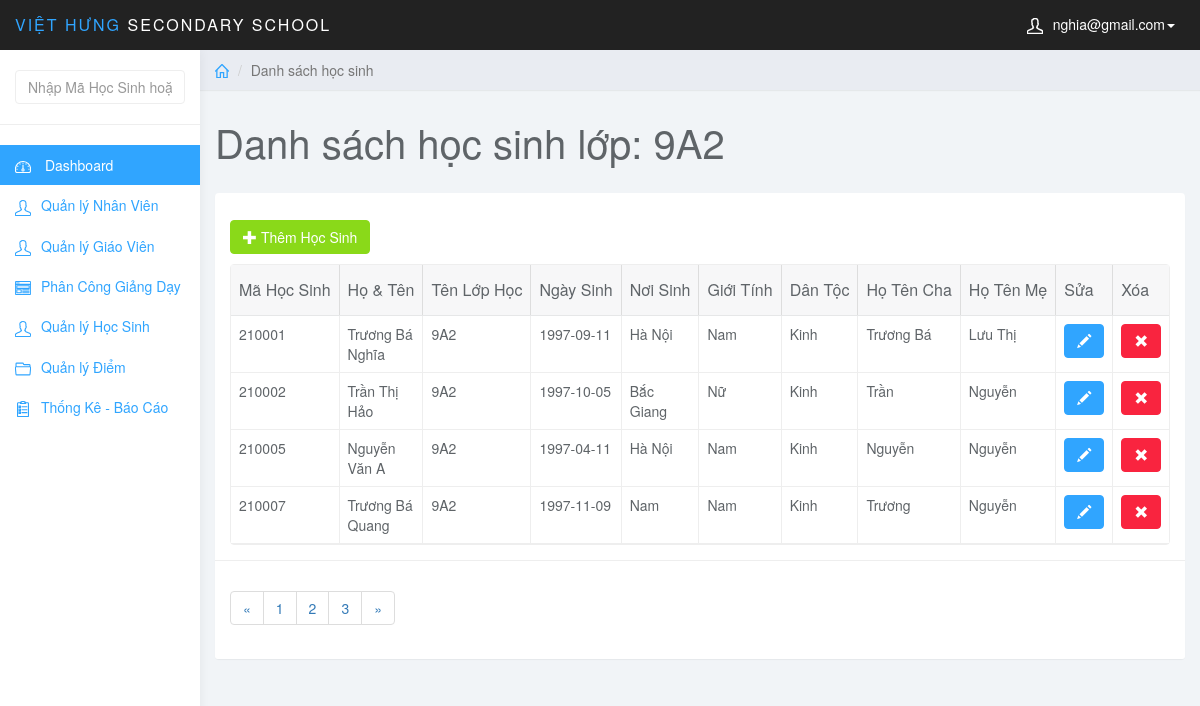
/admin/index.php?page=list_stu&id_class=1 (signed in), run on an earlier commit of the app's database.
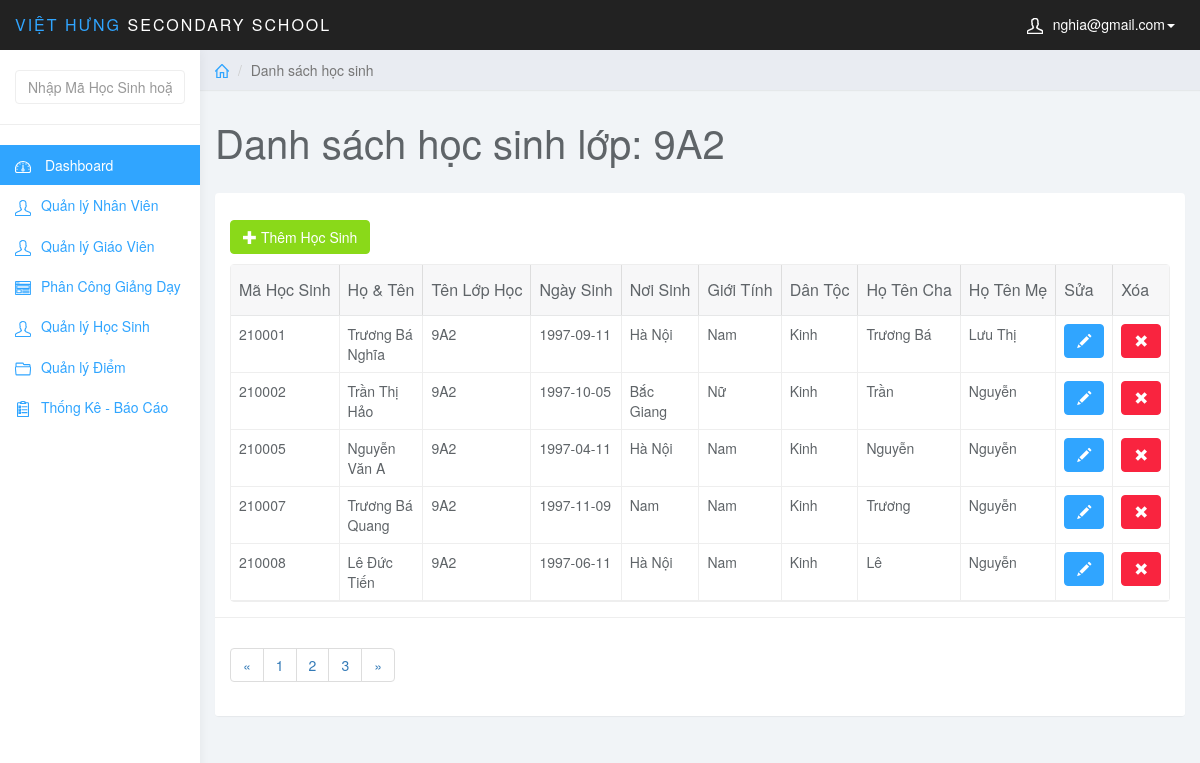
And on a later commit of the database.
### tables this page shows
CREATE TABLE `lophoc` (
  `MaLopHoc` varchar(10) NOT NULL,
  `Tenlophoc` varchar(20) NOT NULL,
  `KhoiHoc` varchar(10) NOT NULL,
  PRIMARY KEY (`MaLopHoc`)
);

CREATE TABLE `hocsinh` (
  `MaHS` int(6) NOT NULL,
  `MaLopHoc` varchar(10) NOT NULL,
  `TenHS` varchar(50) NOT NULL,
  `GioiTinh` varchar(5) NOT NULL,
  `NgaySinh` date NOT NULL,
  `NoiSinh` varchar(50) NOT NULL,
  `DanToc` varchar(10) NOT NULL,
  `HoTenCha` varchar(50) NOT NULL,
  `HoTenMe` varchar(50) NOT NULL,
  PRIMARY KEY (`MaHS`),
  KEY `fk_hs_lh` (`MaLopHoc`),
  CONSTRAINT `fk_hs_lh` FOREIGN KEY (`MaLopHoc`) REFERENCES `lophoc` (`MaLopHoc`)
);

### admin/list_stu.php (the view, shortened to what this page needs)
<?php
    $class_id = $_GET['id_class'];
    $sql_view = "SELECT * FROM lophoc WHERE MaLopHoc = '$class_id'";
    $query_view = mysqli_query($conn,$sql_view);
    $row_view = mysqli_fetch_assoc($query_view);
?>
<div class="col-sm-9 col-sm-offset-3 col-lg-10 col-lg-offset-2 main">
		<div class="row">
			<ol class="breadcrumb">
				<li><a href="index.php"><svg class="glyph stroked home"><use xlink:href="#stroked-home"></use></svg></a></li>
				<li class="active">Danh sách học sinh</li>
			</ol>
		</div>
		<div class="row">
			<div class="col-lg-12">
                <h1 class="page-header">Danh sách học sinh lớp: <?php echo $row_view['Tenlophoc']; ?></h1>
            </div>
		</div>
		<div id="toolbar" class="btn-group">
            <a href="index.php?page=add_stu&class_id=<?php echo $class_id; ?>" class="btn btn-success">
                <i class="glyphicon glyphicon-plus"></i> Thêm Học Sinh
            </a>
        </div>
		<div class="row">
			<div class="col-lg-12">
				<div class="panel panel-default">
					<div class="panel-body">
                        <table
                            data-toolbar="#toolbar"
                            data-toggle="table">
						    <thead>
						    <tr>
						        <th data-field="id" data-sortable="true">Mã Học Sinh</th>
                                <th data-field="name"  data-sortable="true">Họ & Tên</th>
                                <th data-sortable="true">Tên Lớp Học</th>
                                <th data-sortable="true">Ngày Sinh</th>
                                <th data-sortable="true">Nơi Sinh</th>
                                <th data-sortable="true">Giới Tính</th>
                                <th data-sortable="true">Dân Tộc</th>
                                <th data-sortable="true">Họ Tên Cha</th>
                                <th data-sortable="true">Họ Tên Mẹ</th>
                                <th>Sửa</th>
                                <th>Xóa</th>
						    </tr>
                            </thead>
                            <tbody>
                                <?php
                                    $sql = "SELECT * FROM hocsinh WHERE MaLopHoc = '$class_id'";
                                    $query = mysqli_query($conn,$sql);
                                    while ($row = mysqli_fetch_assoc($query)) {
                                ?>
                                <tr>
                                    <td><?php echo $row['MaHS']; ?></td>
                                    <td><?php echo $row['TenHS']; ?></td>
                                    <td><?php echo $row_view['Tenlophoc']; ?></td>
                                    <td><?php echo $row['NgaySinh']; ?></td>
                                    <td><?php echo $row['NoiSinh']; ?></td>
                                    <td><?php echo $row['GioiTinh']; ?></td>
                                    <td><?php echo $row['DanToc']; ?></td>
                                    <td><?php echo $row['HoTenCha']; ?></td>
                                    <td><?php echo $row['HoTenMe']; ?></td>
                                    <td class="form-group">
                                        <a href="index.php?page=edit_stu&id_hs=<?php echo $row['MaHS']; ?>" class="btn btn-primary"><i class="glyphicon glyphicon-pencil"></i></a>
                                    </td>
                                    <td>
                                        <a onclick=" return thongbao();" href="del_stu.php?id_hs=<?php echo $row['MaHS'] ?>&id_class=<?php echo $row['MaLopHoc'] ?>" class="btn btn-danger"><i class="glyphicon glyphicon-remove"></i></a>
                                    </td>
                                </tr>
                                    <?php } ?>
                            </tbody>
						</table>
                    </div>
                    <div class="panel-footer">
                        <nav aria-label="Page navigation example">
                            <ul class="pagination">
                                <li class="page-item"><a class="page-link" href="#">&laquo;</a></li>
                                <li class="page-item"><a class="page-link" href="#">1</a></li>
                                <li class="page-item"><a class="page-link" href="#">2</a></li>
                                <li class="page-item"><a class="page-link" href="#">3</a></li>
                                <li class="page-item"><a class="page-link" href="#">&raquo;</a></li>
                            </ul>
                        </nav>
                    </div>
				</div>
			</div>
		</div>
	</div>

### admin/index.php (shortened to what this page needs)
<?php
    if (isset($_SESSION['mail_user'])) {
            include_once ('admin.php');
    }elseif(isset($_SESSION['mail_gv'])){
        include_once ('../teacher/home_gv.php');
    }
    else {
        include_once ('login.php');
    }
?>

### admin/admin.php (shortened to what this page needs)
<!DOCTYPE html>
<html>
	<head>
		<link href="css/bootstrap.min.css" rel="stylesheet">
		<link href="css/datepicker3.css" rel="stylesheet">
		<link href="css/bootstrap-table.css" rel="stylesheet">
		<link href="css/styles.css" rel="stylesheet">
	</head>
	<body>
		<nav class="navbar navbar-inverse navbar-fixed-top" role="navigation">
			<div class="container-fluid">
				<div class="navbar-header">
					<a class="navbar-brand" href="index.php"><span>VIỆT HƯNG</span> Secondary School</a>
					<ul class="user-menu">
						<li class="dropdown pull-right">
							<a href="#" class="dropdown-toggle" data-toggle="dropdown"><svg
									class="glyph stroked male-user">
									<use xlink:href="#stroked-male-user"></use>
								</svg><?php echo $_SESSION['mail_user'] ?><span class="caret"></span></a>
						</li>
					</ul>
				</div>
			</div>
		</nav>
		<div id="sidebar-collapse" class="col-sm-3 col-lg-2 sidebar">
			<?php include_once('search_box.php'); ?>
			<ul class="nav menu">
				<li class="active"><a href="index.php"><svg class="glyph stroked dashboard-dial">
							<use xlink:href="#stroked-dashboard-dial"></use>
						</svg> Dashboard</a></li>
				<li><a href="index.php?page=user"><svg class="glyph stroked male user ">
							<use xlink:href="#stroked-male-user" /></svg>Quản lý Nhân Viên</a></li>
				<li><a href="index.php?page=teacher"><svg class="glyph stroked male user ">
							<use xlink:href="#stroked-male-user" /></svg>Quản lý Giáo Viên</a></li>
				<li><a href="index.php?page=assigned"><svg class="glyph stroked male user ">
                            <use xlink:href="#stroked-app-window-with-content" /></svg>Phân Công Giảng Dạy</a></li>
                <li><a href="index.php?page=class"><svg class="glyph stroked male user ">
                            <use xlink:href="#stroked-male-user" /></svg>Quản lý Học Sinh</a></li>
				<li><a href="index.php?page=diem"><svg class="glyph stroked open folder">
							<use xlink:href="#stroked-open-folder" /></svg>Quản lý Điểm</a></li>
				<li><a href="#"><svg class="glyph stroked clipboard with paper"><use xlink:href="#stroked-clipboard-with-paper"/></svg>Thống Kê - Báo Cáo</a></li>
			</ul>
		</div>
        <?php
			if (isset($_GET['page'])) {
				switch ($_GET['page']) {
					case 'list_stu':
						include_once('list_stu.php');
						break;
				}
			}else {
				include_once('statistic.php');
			}
        ?>
	</body>
</html>

### admin/search_box.php (shortened to what this page needs)
<form action="index.php" method="GET" role="search">
	<div class="form-group">
        <input name="keyword" type="text" class="form-control" placeholder="Nhập Mã Học Sinh hoặc Tên Học Sinh">
	</div>
</form>

### admin/css/styles.css (style rules this page uses)
body { background: #f1f4f7; padding-top: 50px; color: #5f6468; }
a, a:hover, a:focus { color: #30a5ff; }
h1, h2, h3, h4, h5, h6 { color: #5f6468; }
h1 { font-weight: 300; font-size: 40px; }
.form-control { border: 1px solid #eee; box-shadow: none; }
.navbar-header .navbar-brand { color: #fff; font-size: 16px; text-transform: uppercase; font-weight: 500; letter-spacing: 2px; }
.navbar-header .navbar-brand span { color: #30a5ff; }
.btn-primary, .btn-primary:hover, .btn-primary:focus, .btn-primary:active, .btn-primary.active, .open > .dropdown-toggle.btn-primary, .btn-primary.disabled, .btn-primary[disabled], fieldset[disabled] .btn-primary, .btn-primary.disabled:hover, .btn-primary[disabled]:hover, fieldset[disabled] .btn-primary:hover, .btn-primary.disabled:focus, .btn-primary[disabled]:focus, fieldset[disabled] .btn-primary:focus, .btn-primary.disabled:active, .btn-primary[disabled]:active, fieldset[disabled] .btn-primary:active, .btn-primary.disabled.active, .btn-primary[disabled].active, fieldset[disabled] .btn-primary.active { background-color: #30a5ff; border-color: #30a5ff; }
.btn-success, .btn-success:hover, .btn-success:focus, .btn-success:active, .btn-success.active, .open > .dropdown-toggle.btn-success, .btn-success.disabled, .btn-success[disabled], fieldset[disabled] .btn-success, .btn-success.disabled:hover, .btn-success[disabled]:hover, fieldset[disabled] .btn-success:hover, .btn-success.disabled:focus, .btn-success[disabled]:focus, fieldset[disabled] .btn-success:focus, .btn-success.disabled:active, .btn-success[disabled]:active, fieldset[disabled] .btn-success:active, .btn-success.disabled.active, .btn-success[disabled].active, fieldset[disabled] .btn-success.active { background-color: #8ad919; border-color: #8ad919; }
.btn-danger, .btn-danger:hover, .btn-danger:focus, .btn-danger:active, .btn-danger.active, .open > .dropdown-toggle.btn-danger, .btn-danger.disabled, .btn-danger[disabled], fieldset[disabled] .btn-danger, .btn-danger.disabled:hover, .btn-danger[disabled]:hover, fieldset[disabled] .btn-danger:hover, .btn-danger.disabled:focus, .btn-danger[disabled]:focus, fieldset[disabled] .btn-danger:focus, .btn-danger.disabled:active, .btn-danger[disabled]:active, fieldset[disabled] .btn-danger:active, .btn-danger.disabled.active, .btn-danger[disabled].active, fieldset[disabled] .btn-danger.active { background-color: #f9243f; border-color: #f9243f; }
.panel { border: 0; }
.panel-footer { background: #fff; border-top: 1px solid #eee; }
.navbar { border: 0; }
.user-menu { display: inline-block; margin-top: 14px; margin-right: 10px; float: right; list-style: none; padding: 0; }
.user-menu a { color: #fff; }
.sidebar { display: block; background-color: #fff; padding: 0; display: none; }
.sidebar form { padding: 20px 15px 5px 15px; border-bottom: 1px solid #eee; margin-bottom: 20px; }
@media (min-width: 768px) { .sidebar { display: block; position: fixed; top: 50px; bottom: 0; left: 0; z-index: 1000; display: block; margin: 0; padding: 0; overflow-x: hidden; overflow-y: auto; background-color: #fff; box-shadow: 1px 0px 10px rgba(0, 0, 0, .05); } }
@media (min-width: 768px) { .navbar-header { width: 100%; } }
.sidebar ul.nav .active a, .sidebar ul.nav li.parent a.active, .sidebar ul.nav .active > a:hover, .sidebar ul.nav li.parent a.active:hover, .sidebar ul.nav .active > a:focus, .sidebar ul.nav li.parent a.active:focus { color: #fff; background-color: #30a5ff; }
.breadcrumb { border-radius: 0; padding: 10px 15px; background: #e9ecf2; box-shadow: 0 1px 1px rgba(0, 0, 0, .05); margin: 0 ; }
h1.page-header { margin-top: 30px; border-bottom: 0; }
.table { background: #fff; }
.sidebar .glyph, .user-menu .glyph { height: 16px; width: 16px; margin: 0 10px 0 0; stroke-width: 3px; }
.user-menu .glyph { stroke-width: 4px; }
.breadcrumb .glyph { height: 14px; width: 14px; margin: -2px 0 0 0; stroke-width: 4px; }

What changed in the data, as far as the page shows it:
added hocsinh: MaHS "210008", TenHS "Lê Đức Tiến", MaLopHoc.Tenlophoc "9A2", NgaySinh "1997-06-11", NoiSinh "Hà Nội", GioiTinh "Nam", DanToc "Kinh", HoTenCha "Lê", HoTenMe "Nguyễn"
